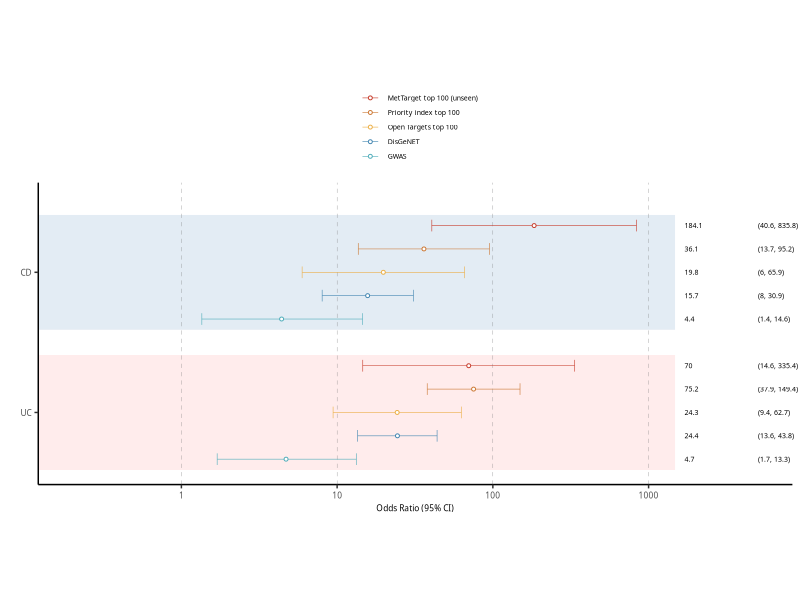

Reproduce this figure in R.
#!/usr/bin/env Rscript

options(echo = TRUE)
Sys.time()

#' ----------
#'
#' # Load R packages

library(tidyr, "1.3.1")
library(ggplot2, "4.0.0")

#' ----------
#'
#' # Input data

# UC

df <- c(70, 75.2, 24.3, 24.4, 4.7, 
        14.609, 37.889, 9.42,  13.55, 1.697,
        335.445, 149.422, 62.705, 43.842, 13.276)

dim(df) <- c(5, 3)

df

colnames(df) <- c('OR', 'Lower', 'Upper')
rownames(df) <- c('MetTarget top 100 (unseen)', 'Priority index top 100', 'Open Targets top 100', 'DisGeNET', 'GWAS')
df <- cbind.data.frame('method' = rownames(df), df)

df_long <- gather(df, condition, measurement, OR:Upper, factor_key=TRUE)
df_long

UC_df_long <- df

# CD

df <- c(184.1, 36.1, 19.8, 15.7, 4.4, 
        40.562, 13.668, 5.96, 8.014, 1.353, 
        835.774, 95.157, 65.929, 30.9, 14.584)

dim(df) <- c(5, 3)

df

colnames(df) <- c('OR', 'Lower', 'Upper')
rownames(df) <- c('MetTarget top 100 (unseen)', 'Priority index top 100', 'Open Targets top 100', 'DisGeNET', 'GWAS')
df <- cbind.data.frame('method' = rownames(df), df)

df_long <- gather(df, condition, measurement, OR:Upper, factor_key=TRUE)
df_long

CD_df_long <- df

# combine

comb_df_long <- rbind.data.frame(data.frame('disease' = 'CD', CD_df_long),
                                 data.frame('disease' = 'UC', UC_df_long))

comb_df_long[, 'group'] <- paste0(comb_df_long[, 'method'], ' ', comb_df_long[, 'disease'])
# comb_df_long[, 'rank'] <- c(6, 5, 4, 2, 1, 0)
comb_df_long[, 'rank'] <- c(10, 9, 8, 7, 6, 4, 3, 2, 1, 0)
comb_df_long[, 'CI'] <- paste0('(', round(comb_df_long[, 'Lower'], digits = 1), ', ', round(comb_df_long[, 'Upper'], digits = 1), ')   ')

comb_df_long <- rbind.data.frame(comb_df_long, 
                                 data.frame('rank' = 11, 'OR' = NA, 'Lower' = 0.2, 'Upper' = NA, 
                                            'disease' = NA, 'method' = NA, 'group' = NA, 'CI' = NA))

p <- ggplot(comb_df_long, aes(x = OR, y = rank, color = method, label = method)) + 
  geom_rect(aes(xmin = 0, xmax = 1500, ymin = -0.5, ymax = 4.5), fill = "pink", alpha = 0.03, color = "white") +
  geom_rect(aes(xmin = 0, xmax = 1500, ymin = 5.5, ymax = 10.5), fill = "#A6CEE4", alpha = 0.03, color = "white") +
  geom_vline(aes(xintercept = 0), size = 0.1, linetype = "dashed", color = '#717172') + 
  geom_vline(aes(xintercept = 1), size = 0.1, linetype = "dashed", color = '#717172') + 
  geom_vline(aes(xintercept = 10), size = 0.1, linetype = "dashed", color = '#717172') + 
  geom_vline(aes(xintercept = 100), size = 0.1, linetype = "dashed", color = '#717172') +
  geom_vline(aes(xintercept = 1000), size = 0.1, linetype = "dashed", color = '#717172') +
  geom_errorbarh(aes(xmax = Upper, xmin = Lower), height = 0.5, width = 0.05, size = 0.2, alpha = 1) +
  geom_point(size = 1, shape=21, fill="white") +
  xlim(0, 1500) +
  coord_fixed(clip = 'off', ratio = 0.15) + 
  scale_x_continuous(trans='log10') +
  scale_color_manual(values = c('#C63A29', '#CB7631', '#EBAE44', '#4185B0', '#4EACB9'), 
                     breaks = c('MetTarget top 100 (unseen)', 'Priority index top 100', 'Open Targets top 100', 'DisGeNET', 'GWAS')) +
  annotate("text", x = 1700, 
           y=comb_df_long$rank, 
           label = round(comb_df_long$OR, 1), 
           size = 5/.pt, family='Sans', hjust = 0) +
  annotate("text", x = 5050, 
           y=comb_df_long$rank, 
           label = comb_df_long$CI, 
           size = 5/.pt, family='Sans', hjust = 0) +
  scale_y_continuous(breaks = c(2, 8), labels=c('UC', 'CD')) +
  theme_classic() +
  xlab('Odds Ratio (95% CI)') +
  ylab('') +
  labs(col='') +
  theme(axis.text.x = element_text(size=6, family='Sans'),
        axis.text.y = element_text(size=6, family='Sans'),
        axis.title.y = element_text(size=6, family='Sans'), 
        axis.title.x = element_text(size=6, family='Sans'), 
        plot.title = element_text(size=6, family='Sans'),
        panel.ontop = element_blank(),
        panel.background = element_blank(),
        strip.background =element_rect(fill=NA, colour=NA),
        strip.text = element_text(size=6, family='Sans'),
        legend.title = element_text(size=6, family='Sans'),
        legend.text = element_text(size=5, family='Sans'), 
        legend.key.height = unit(0.05, 'cm'), 
        legend.key.width = unit(0.5, 'cm'),
        legend.position = 'top', 
        legend.box = 'vertical') +
  guides(color = guide_legend(nrow = 5))

png(filename=paste0('Figure2C.png'),
    width=1200, height=700, units='px', res=300)
print(p)
dev.off()

sessionInfo()

#' ----------
#'
#' # Done.
